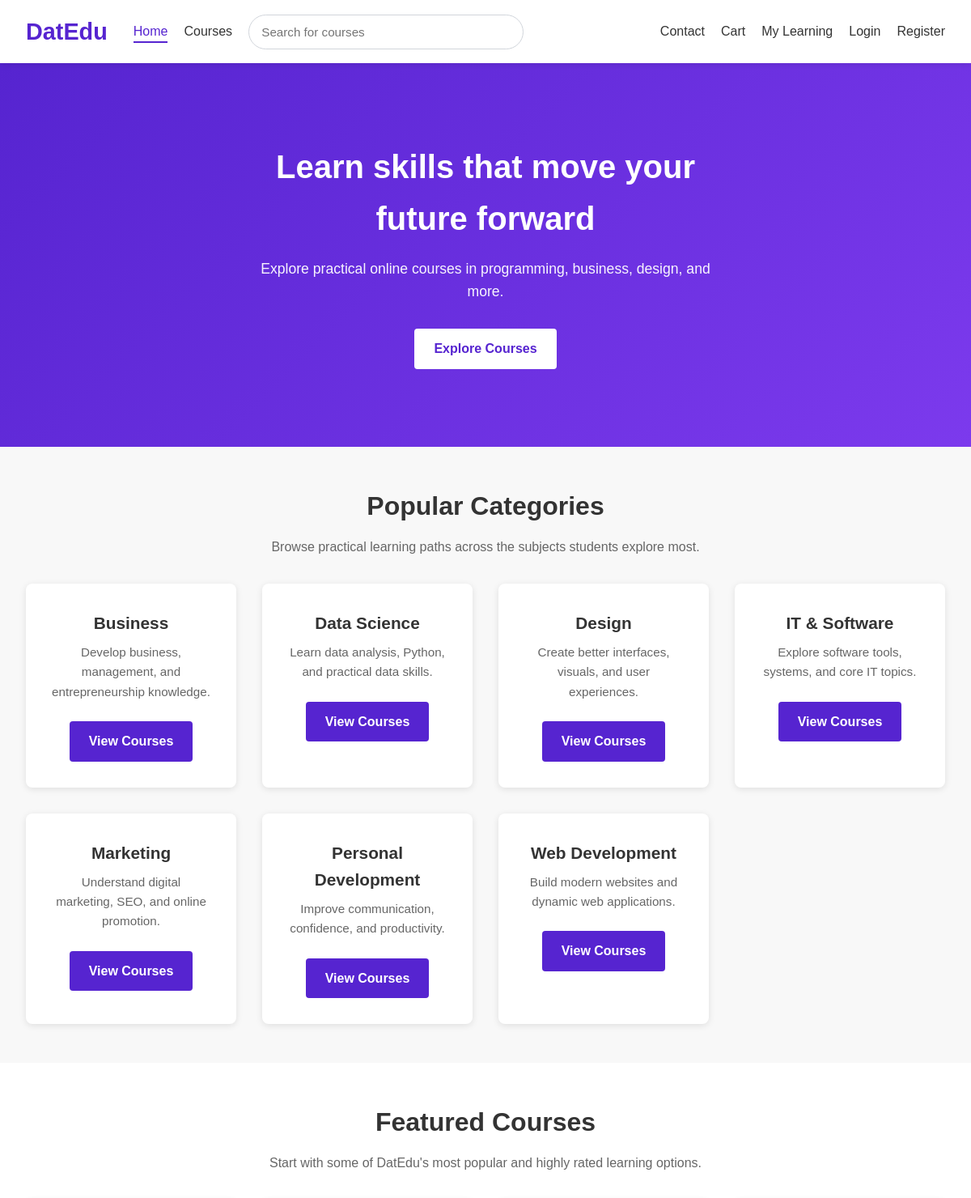
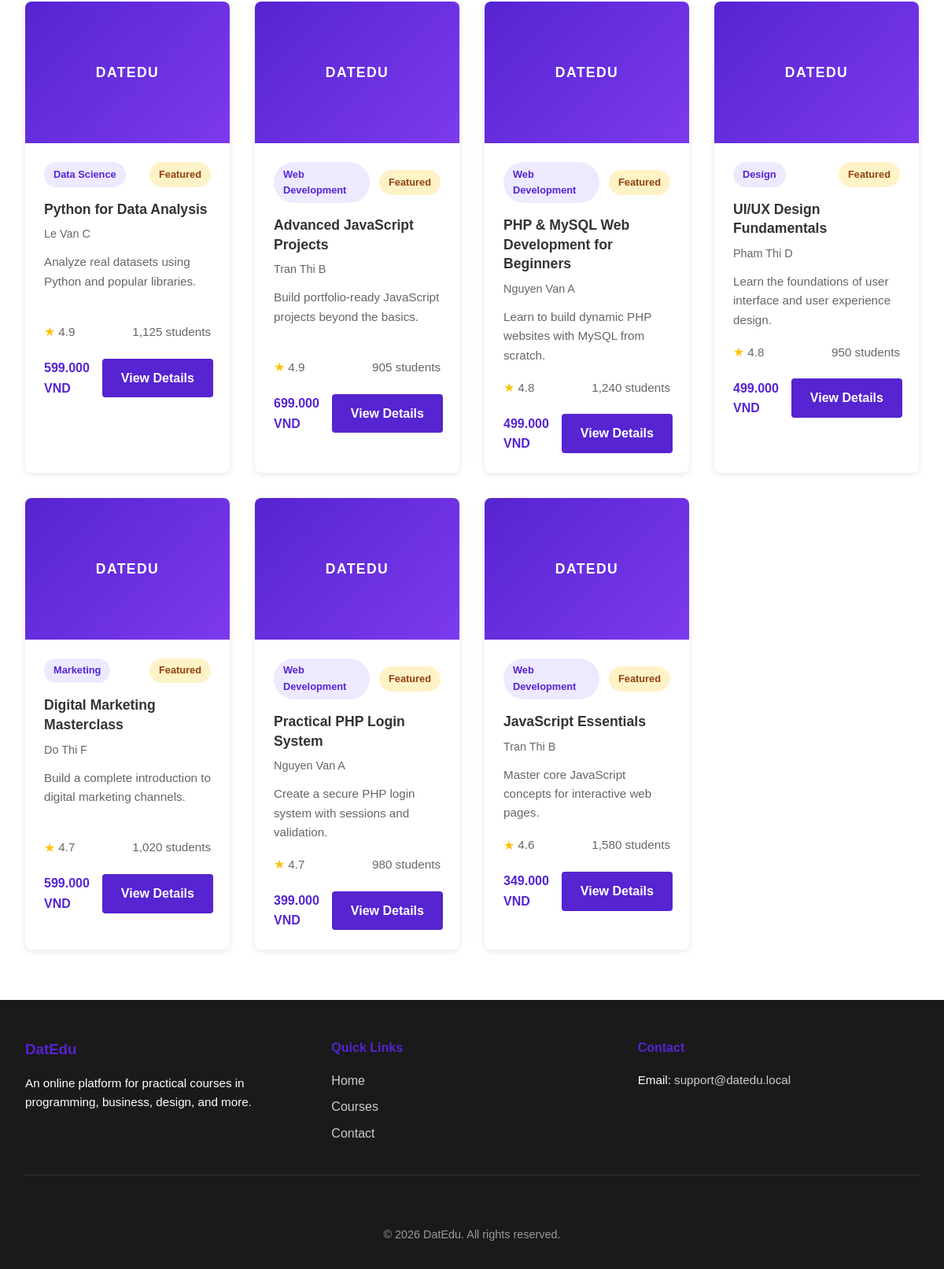
The page /public/index.php on the database its author committed (2 pictures, top to bottom).
### tables this page shows
CREATE TABLE categories (
    category_id INT AUTO_INCREMENT PRIMARY KEY,
    parent_id INT NULL,
    name VARCHAR(100) NOT NULL,
    slug VARCHAR(120) NOT NULL,
    description TEXT NULL,
    created_at DATETIME NOT NULL DEFAULT CURRENT_TIMESTAMP,
    CONSTRAINT uq_categories_slug UNIQUE (slug),
    CONSTRAINT fk_categories_parent
        FOREIGN KEY (parent_id)
        REFERENCES categories(category_id)
        ON DELETE SET NULL
        ON UPDATE CASCADE
);

CREATE TABLE courses (
    course_id INT AUTO_INCREMENT PRIMARY KEY,
    category_id INT NOT NULL,
    instructor_id INT NOT NULL,
    title VARCHAR(200) NOT NULL,
    slug VARCHAR(220) NOT NULL,
    short_description VARCHAR(255) NOT NULL,
    description TEXT NULL,
    thumbnail VARCHAR(255) NULL,
    price DECIMAL(10,2) NOT NULL DEFAULT 0.00,
    level ENUM('Beginner', 'Intermediate', 'Advanced', 'All Levels') NOT NULL DEFAULT 'Beginner',
    duration_hours DECIMAL(5,2) NOT NULL DEFAULT 0.00,
    language VARCHAR(50) NOT NULL DEFAULT 'English',
    rating DECIMAL(2,1) NOT NULL DEFAULT 0.0,
    total_students INT NOT NULL DEFAULT 0,
    is_featured TINYINT(1) NOT NULL DEFAULT 0,
    status ENUM('draft', 'published') NOT NULL DEFAULT 'published',
    created_at DATETIME NOT NULL DEFAULT CURRENT_TIMESTAMP,
    updated_at DATETIME NULL DEFAULT NULL ON UPDATE CURRENT_TIMESTAMP,
    CONSTRAINT uq_courses_slug UNIQUE (slug),
    CONSTRAINT fk_courses_category
        FOREIGN KEY (category_id)
        REFERENCES categories(category_id)
        ON DELETE RESTRICT
        ON UPDATE CASCADE,
    CONSTRAINT fk_courses_instructor
        FOREIGN KEY (instructor_id)
        REFERENCES instructors(instructor_id)
        ON DELETE RESTRICT
        ON UPDATE CASCADE
);

CREATE TABLE instructors (
    instructor_id INT AUTO_INCREMENT PRIMARY KEY,
    full_name VARCHAR(100) NOT NULL,
    email VARCHAR(150) NULL,
    bio TEXT NULL,
    expertise VARCHAR(150) NULL,
    avatar VARCHAR(255) NULL,
    created_at DATETIME NOT NULL DEFAULT CURRENT_TIMESTAMP
);

### public/index.php (called while the page is built, shortened)
<?php
require_once '../config/database.php';
require_once '../app/models/Category.php';
require_once '../app/models/Course.php';
require_once '../app/helpers/url.php';
$activePage = "home";
$categories = [];
$featuredCourses = [];
try {
    $pdo = getPDO();
    $categoryModel = new Category($pdo);
    $courseModel = new Course($pdo);
    $categories = $categoryModel->getAllCategories();
    $featuredCourses = $courseModel->getFeaturedCourses(8);
} catch (Throwable $exception) {
    $homeError = 'We could not load some homepage data right now.';
    error_log('DatEdu home page data error: ' . $exception->getMessage());
}
require_once '../app/views/pages/home.view.php';
$content = ob_get_clean();
require_once '../app/views/layouts/main.php';
?>

### app/helpers/url.php (called while the page is built, shortened)
<?php
function base_url($path = '')
{
    $base = BASE_URL;
    if ($path !== '') {
        $path = ltrim($path, '/');
        $base = rtrim($base, '/') . '/' . $path;
    }
    return $base;
}
function asset($path = '')
{
    return base_url($path);
}
?>

### app/models/Category.php (called while the page is built, shortened)
<?php
class Category
{
    private PDO $pdo;
    public function __construct(PDO $pdo)
    {
        $this->pdo = $pdo;
    }
    public function getAllCategories(): array
    {
        $sql = "SELECT * FROM categories ORDER BY name ASC";
        $statement = $this->pdo->query($sql);
        return $statement->fetchAll();
    }
}
?>

### app/models/Course.php (called while the page is built, shortened)
<?php
class Course
{
    private PDO $pdo;
    public function __construct(PDO $pdo)
    {
        $this->pdo = $pdo;
    }
    public function getFeaturedCourses(int $limit = 8): array
    {
        $limit = (int) $this->normalizeLimit($limit, 8);
        $sql = "
            SELECT
                c.course_id,
                c.title,
                c.slug,
                c.short_description,
                c.thumbnail,
                c.price,
                c.level,
                c.duration_hours,
                c.language,
                c.rating,
                c.total_students,
                c.is_featured,
                c.created_at,
                cat.name AS category_name,
                cat.slug AS category_slug,
                i.full_name AS instructor_name
            FROM courses c
            INNER JOIN categories cat ON c.category_id = cat.category_id
            INNER JOIN instructors i ON c.instructor_id = i.instructor_id
            WHERE c.status = :status AND c.is_featured = :is_featured
            ORDER BY c.rating DESC, c.total_students DESC
            LIMIT :limit
        ";
        $statement = $this->pdo->prepare($sql);
        $statement->bindValue(':status', 'published');
        $statement->bindValue(':is_featured', 1, PDO::PARAM_INT);
        $statement->bindValue(':limit', $limit, PDO::PARAM_INT);
        $statement->execute();
        return $statement->fetchAll();
    }
    private function normalizeLimit(int $limit, int $default = 8): int
    {
        return min($limit, 50);
    }
}
?>

### app/helpers/auth.php (called while the page is built, shortened)
<?php
function isLoggedIn(): bool
{
    return isset($_SESSION['user_id']);
}
?>

### app/views/partials/course-card.php (the view)
<?php
$thumbnailPath = isset($course['thumbnail']) ? trim((string) $course['thumbnail']) : '';
$thumbnailPublicPath = ROOT_PATH . '/public/images/' . ltrim($thumbnailPath, '/');
$hasThumbnail = $thumbnailPath !== '' && file_exists($thumbnailPublicPath);
$priceText = number_format((float) ($course['price'] ?? 0), 0, ',', '.') . ' VND';
?>
<article class="course-card">
    <div class="course-thumbnail">
        <?php if ($hasThumbnail): ?>
            <img
                src="<?php echo htmlspecialchars(asset('images/' . ltrim($thumbnailPath, '/'))); ?>"
                alt="<?php echo htmlspecialchars($course['title'] ?? 'Course thumbnail'); ?>"
                class="course-thumbnail-image"
            >
        <?php else: ?>
            <div class="thumbnail-placeholder">
                <span class="placeholder-text">DatEdu</span>
            </div>
        <?php endif; ?>
    </div>
    <div class="course-info">
        <div class="course-card-top">
            <span class="course-category-badge"><?php echo htmlspecialchars($course['category_name'] ?? 'Course'); ?></span>
            <?php if (!empty($course['is_featured'])): ?>
                <span class="course-featured-badge">Featured</span>
            <?php endif; ?>
        </div>
        <h4 class="course-title"><?php echo htmlspecialchars($course['title'] ?? 'Untitled Course'); ?></h4>
        <p class="course-instructor"><?php echo htmlspecialchars($course['instructor_name'] ?? 'DatEdu Instructor'); ?></p>
        <p class="course-description-text"><?php echo htmlspecialchars($course['short_description'] ?? 'Course description coming soon.'); ?></p>
        <div class="course-meta">
            <div class="rating">
                <span class="stars">&#9733;</span>
                <span class="rating-value"><?php echo htmlspecialchars((string) ($course['rating'] ?? '0.0')); ?></span>
            </div>
            <span class="course-students"><?php echo number_format((int) ($course['total_students'] ?? 0)); ?> students</span>
        </div>
        <div class="course-footer">
            <span class="price"><?php echo htmlspecialchars($priceText); ?></span>
            <a href="<?php echo base_url('course-detail.php?slug=' . urlencode($course['slug'] ?? '')); ?>" class="btn btn-secondary course-card-link">View Details</a>
        </div>
    </div>
</article>

### app/views/pages/home.view.php (shortened to what this page needs)
<main class="main-content">
    <section class="hero">
        <div class="hero-content">
            <h2>Learn skills that move your future forward</h2>
            <p>Explore practical online courses in programming, business, design, and more.</p>
            <a href="<?php echo base_url('courses.php'); ?>" class="btn btn-primary">Explore Courses</a>
        </div>
    </section>
    <section class="categories-section">
        <div class="categories-container">
            <h3 class="section-title">Popular Categories</h3>
            <p class="section-subtitle">Browse practical learning paths across the subjects students explore most.</p>
            <div class="categories-grid">
                <?php if (!empty($categories)): ?>
                    <?php foreach ($categories as $category): ?>
                        <article class="category-card">
                            <h4><?php echo htmlspecialchars($category['name']); ?></h4>
                            <p>
                                <?php echo htmlspecialchars($category['description'] ?: 'Explore practical courses designed to help you build useful skills.'); ?>
                            </p>
                            <a href="<?php echo base_url('courses.php?category=' . urlencode($category['slug'])); ?>" class="btn btn-secondary">View Courses</a>
                        </article>
                    <?php endforeach; ?>
                <?php else: ?>
                    <p class="empty-state-message">Categories will appear here once they are available.</p>
                <?php endif; ?>
            </div>
        </div>
    </section>
    <section class="home-featured-section">
        <div class="courses-container">
            <h3 class="section-title">Featured Courses</h3>
            <p class="section-subtitle">Start with some of DatEdu's most popular and highly rated learning options.</p>
            <?php if (!empty($featuredCourses)): ?>
                <div class="courses-grid">
                    <?php foreach ($featuredCourses as $course): ?>
                        <?php require APP_PATH . '/views/partials/course-card.php'; ?>
                    <?php endforeach; ?>
                </div>
            <?php else: ?>
                <p class="empty-state-message">No featured courses available yet.</p>
            <?php endif; ?>
        </div>
    </section>
</main>

### app/views/partials/header.php (shortened to what this page needs)
<!DOCTYPE html>
<html lang="en">
<head>
    <link rel="stylesheet" href="<?php echo asset('css/style.css'); ?>">
    <link rel="stylesheet" href="<?php echo asset('css/responsive.css'); ?>">
    <link rel="stylesheet" href="<?php echo asset('css/courses.css'); ?>">
    <link rel="stylesheet" href="<?php echo asset('css/auth.css'); ?>">
    <link rel="stylesheet" href="<?php echo asset('css/checkout.css'); ?>">
</head>
<body>

### app/views/partials/navbar.php (shortened to what this page needs)
<?php
if (!function_exists('isLoggedIn') && defined('APP_PATH')) {
    require_once APP_PATH . '/helpers/auth.php';
}
function isActive($page) {
    global $activePage;
    return $activePage === $page ? 'active' : '';
}
?>
<header class="header">
    <div class="header-container">
        <div class="navbar-logo">
            <a href="<?php echo base_url('index.php'); ?>" class="navbar-logo-link">
                <h1><?php echo APP_NAME; ?></h1>
            </a>
        </div>
        <nav class="site-navbar navbar-links" id="navbar-links">
            <ul class="nav-list">
                <li><a href="<?php echo base_url('index.php'); ?>" class="nav-link <?php echo isActive('home'); ?>">Home</a></li>
                <li><a href="<?php echo base_url('courses.php'); ?>" class="nav-link <?php echo isActive('courses'); ?>">Courses</a></li>
                <li class="nav-search-item">
                    <div class="navbar-search">
                        <input
                            id="courseSearchInput"
                            class="search-input"
                            type="text"
                            placeholder="Search for courses"
                            autocomplete="off"
                        >
                    </div>
                </li>
                <li><a href="<?php echo base_url('contact.php'); ?>" class="nav-link <?php echo isActive('contact'); ?>">Contact</a></li>
                <li><a href="<?php echo base_url('cart.php'); ?>" class="nav-link <?php echo isActive('cart'); ?>">Cart</a></li>
                <li><a href="<?php echo base_url('my-learning.php'); ?>" class="nav-link <?php echo isActive('my-learning'); ?>">My Learning</a></li>
                <?php if (function_exists('isLoggedIn') && isLoggedIn()): ?>
                    <li class="nav-user-greeting">Hello, <?php echo htmlspecialchars(currentUserName() ?? 'Student'); ?></li>
                    <li><a href="<?php echo base_url('logout.php'); ?>" class="nav-link">Logout</a></li>
                <?php else: ?>
                    <li><a href="<?php echo base_url('login.php'); ?>" class="nav-link <?php echo isActive('login'); ?>">Login</a></li>
                    <li><a href="<?php echo base_url('register.php'); ?>" class="nav-link <?php echo isActive('register'); ?>">Register</a></li>
                <?php endif; ?>
            </ul>
        </nav>
    </div>
</header>

### app/views/layouts/main.php (shortened to what this page needs)
<?php
require_once APP_PATH . '/views/partials/header.php';
require_once APP_PATH . '/views/partials/navbar.php';
echo $content;
require_once APP_PATH . '/views/partials/footer.php';
?>

### app/views/partials/footer.php (shortened to what this page needs)
<footer class="footer">
    <div class="footer-container">
        <div class="footer-content">
            <div class="footer-section">
                <h3><?php echo APP_NAME; ?></h3>
                <p>An online platform for practical courses in programming, business, design, and more.</p>
            </div>
            <div class="footer-section">
                <h4>Quick Links</h4>
                <ul class="footer-links">
                    <li><a href="<?php echo base_url('index.php'); ?>">Home</a></li>
                    <li><a href="<?php echo base_url('courses.php'); ?>">Courses</a></li>
                    <li><a href="<?php echo base_url('contact.php'); ?>">Contact</a></li>
                </ul>
            </div>
            <div class="footer-section">
                <h4>Contact</h4>
                <p>Email: <a href="mailto:support@datedu.local">support@datedu.local</a></p>
            </div>
        </div>
        <div class="footer-bottom">
            <p>&copy; 2026 DatEdu. All rights reserved.</p>
        </div>
    </div>
</footer>
</body>
</html>

### public/css/courses.css (style rules this page uses)
.rating { color: #666; }
.price { color: #5624d0; font-weight: bold; }

### public/css/checkout.css (style rules this page uses)
.rating-value { color: #666; }

### rows shown on the page
categories: name "Business", description "Develop business, management, and entrepreneurship knowledge."
categories: name "Data Science", description "Learn data analysis, Python, and practical data skills."
categories: name "Design", description "Create better interfaces, visuals, and user experiences."
categories: name "IT & Software", description "Explore software tools, systems, and core IT topics."
categories: name "Marketing", description "Understand digital marketing, SEO, and online promotion."
categories: name "Personal Development", description "Improve communication, confidence, and productivity."
categories: name "Web Development", description "Build modern websites and dynamic web applications."
courses: shows "DATEDU", category.name "Data Science", is_featured "Featured", title "Python for Data Analysis", instructor.full_name "Le Van C", short_description "Analyze real datasets using Python and popular libraries.", rating "4.9", total_students "1,125", price "599.000 VND"
courses: shows "DATEDU", category.name "Web Development", is_featured "Featured", title "Advanced JavaScript Projects", instructor.full_name "Tran Thi B", short_description "Build portfolio-ready JavaScript projects beyond the basics.", rating "4.9", total_students "905", price "699.000 VND"
courses: shows "DATEDU", category.name "Web Development", is_featured "Featured", title "PHP & MySQL Web Development for Beginners", instructor.full_name "Nguyen Van A", short_description "Learn to build dynamic PHP websites with MySQL from scratch.", rating "4.8", total_students "1,240", price "499.000 VND"
courses: shows "DATEDU", category.name "Design", is_featured "Featured", title "UI/UX Design Fundamentals", instructor.full_name "Pham Thi D", short_description "Learn the foundations of user interface and user experience design.", rating "4.8", total_students "950", price "499.000 VND"
courses: shows "DATEDU", category.name "Marketing", is_featured "Featured", title "Digital Marketing Masterclass", instructor.full_name "Do Thi F", short_description "Build a complete introduction to digital marketing channels.", rating "4.7", total_students "1,020", price "599.000 VND"
courses: shows "DATEDU", category.name "Web Development", is_featured "Featured", title "Practical PHP Login System", instructor.full_name "Nguyen Van A", short_description "Create a secure PHP login system with sessions and validation.", rating "4.7", total_students "980", price "399.000 VND"
courses: shows "DATEDU", category.name "Web Development", is_featured "Featured", title "JavaScript Essentials", instructor.full_name "Tran Thi B", short_description "Master core JavaScript concepts for interactive web pages.", rating "4.6", total_students "1,580", price "349.000 VND"

### other values the page prints
APP_NAME "DatEdu"
